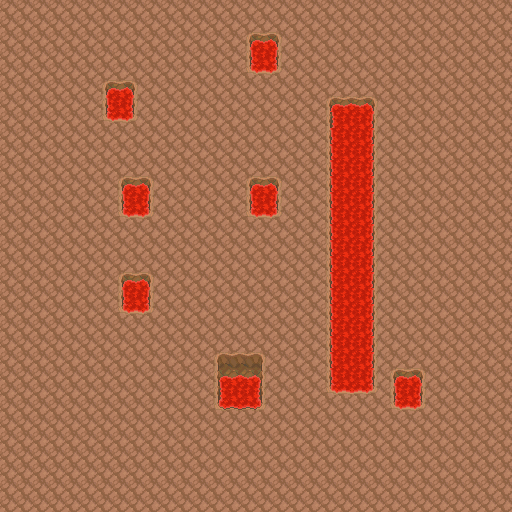

This is a level from a 2D game, rendered from its Tiled map with the project's own tilesets. A one-line summary and the complete map file follow:
An orthogonal 32x32 tile map with 16x16 px tiles, 2 tile layers (Tile Layer 1, Tile Layer 2).

<map version="1.0" orientation="orthogonal" renderorder="left-down" width="32" height="32" tilewidth="16" tileheight="16" nextobjectid="1">
 <tileset firstgid="1" name="volcano" tilewidth="16" tileheight="16" tilecount="460" columns="23">
  <image source="../tilesets/volcano.png" width="368" height="320" />
 </tileset>
 <layer name="Tile Layer 1" width="32" height="32">
  <data encoding="csv">
1,1,1,1,1,1,1,1,1,1,1,1,1,1,1,1,1,1,1,1,1,1,1,1,1,1,1,1,1,1,1,1,
1,1,1,1,1,1,1,1,1,1,1,1,1,1,1,1,1,1,1,1,1,1,1,1,1,1,1,1,1,1,1,1,
1,1,1,1,1,1,1,1,1,1,1,1,1,1,1,1,1,1,1,1,1,1,1,1,1,1,1,1,1,1,1,1,
1,1,1,1,1,1,1,1,1,1,1,1,1,1,1,1,1,1,1,1,1,1,1,1,1,1,1,1,1,1,1,1,
1,1,1,1,1,1,1,1,1,1,1,1,1,1,1,1,1,1,1,1,1,1,1,1,1,1,1,1,1,1,1,1,
1,1,1,1,1,1,1,1,1,1,1,1,1,1,1,1,1,1,1,1,1,1,1,1,1,1,1,1,1,1,1,1,
1,1,1,1,1,1,1,1,1,1,1,1,1,1,1,1,1,1,1,1,1,1,1,1,1,1,1,1,1,1,1,1,
1,1,1,1,1,1,1,1,1,1,1,1,1,1,1,1,1,1,1,1,1,1,1,1,1,1,1,1,1,1,1,1,
1,1,1,1,1,1,1,1,1,1,1,1,1,1,1,1,1,1,1,1,1,1,1,1,1,1,1,1,1,1,1,1,
1,1,1,1,1,1,1,1,1,1,1,1,1,1,1,1,1,1,1,1,1,1,1,1,1,1,1,1,1,1,1,1,
1,1,1,1,1,1,1,1,1,1,1,1,1,1,1,1,1,1,1,1,1,1,1,1,1,1,1,1,1,1,1,1,
1,1,1,1,1,1,1,1,1,1,1,1,1,1,1,1,1,1,1,1,1,1,1,1,1,1,1,1,1,1,1,1,
1,1,1,1,1,1,1,1,1,1,1,1,1,1,1,1,1,1,1,1,1,1,1,1,1,1,1,1,1,1,1,1,
1,1,1,1,1,1,1,1,1,1,1,1,1,1,1,1,1,1,1,1,1,1,1,1,1,1,1,1,1,1,1,1,
1,1,1,1,1,1,1,1,1,1,1,1,1,1,1,1,1,1,1,1,1,1,1,1,1,1,1,1,1,1,1,1,
1,1,1,1,1,1,1,1,1,1,1,1,1,1,1,1,1,1,1,1,1,1,1,1,1,1,1,1,1,1,1,1,
1,1,1,1,1,1,1,1,1,1,1,1,1,1,1,1,1,1,1,1,1,1,1,1,1,1,1,1,1,1,1,1,
1,1,1,1,1,1,1,1,1,1,1,1,1,1,1,1,1,1,1,1,1,1,1,1,1,1,1,1,1,1,1,1,
1,1,1,1,1,1,1,1,1,1,1,1,1,1,1,1,1,1,1,1,1,1,1,1,1,1,1,1,1,1,1,1,
1,1,1,1,1,1,1,1,1,1,1,1,1,1,1,1,1,1,1,1,1,1,1,1,1,1,1,1,1,1,1,1,
1,1,1,1,1,1,1,1,1,1,1,1,1,1,1,1,1,1,1,1,1,1,1,1,1,1,1,1,1,1,1,1,
1,1,1,1,1,1,1,1,1,1,1,1,1,1,1,1,1,1,1,1,1,1,1,1,1,1,1,1,1,1,1,1,
1,1,1,1,1,1,1,1,1,1,1,1,1,1,1,1,1,1,1,1,1,1,1,1,1,1,1,1,1,1,1,1,
1,1,1,1,1,1,1,1,1,1,1,1,1,1,1,1,1,1,1,1,1,1,1,1,1,1,1,1,1,1,1,1,
1,1,1,1,1,1,1,1,1,1,1,1,1,1,1,1,1,1,1,1,1,1,1,1,1,1,1,1,1,1,1,1,
1,1,1,1,1,1,1,1,1,1,1,1,1,1,1,1,1,1,1,1,1,1,1,1,1,1,1,1,1,1,1,1,
1,1,1,1,1,1,1,1,1,1,1,1,1,1,1,1,1,1,1,1,1,1,1,1,1,1,1,1,1,1,1,1,
1,1,1,1,1,1,1,1,1,1,1,1,1,1,1,1,1,1,1,1,1,1,1,1,1,1,1,1,1,1,1,1,
1,1,1,1,1,1,1,1,1,1,1,1,1,1,1,1,1,1,1,1,1,1,1,1,1,1,1,1,1,1,1,1,
1,1,1,1,1,1,1,1,1,1,1,1,1,1,1,1,1,1,1,1,1,1,1,1,1,1,1,1,1,1,1,1,
1,1,1,1,1,1,1,1,1,1,1,1,1,1,1,1,1,1,1,1,1,1,1,1,1,1,1,1,1,1,1,1,
1,1,1,1,1,1,1,1,1,1,1,1,1,1,1,1,1,1,1,1,1,1,1,1,1,1,1,1,1,1,1,1
</data>
 </layer>
 <layer name="Tile Layer 2" width="32" height="32">
  <data encoding="csv">
0,0,0,0,0,0,0,0,0,0,0,0,0,0,0,0,0,0,0,0,0,0,0,0,0,0,0,0,0,0,0,0,
0,0,0,0,0,0,0,0,0,0,0,0,0,0,0,0,0,0,0,0,0,0,0,0,0,0,0,0,0,0,0,0,
0,0,0,0,0,0,0,0,0,0,0,0,0,0,0,5,6,7,1,1,1,1,1,1,1,1,1,0,0,0,0,0,
0,0,0,0,0,0,0,0,0,0,0,0,0,0,0,28,29,30,1,1,1,1,1,1,1,1,1,1,0,0,0,0,
0,0,0,0,0,0,0,0,0,0,0,0,0,0,0,51,52,53,1,1,1,1,1,1,1,1,1,1,0,0,0,0,
0,0,0,0,0,0,5,6,7,0,0,0,0,0,0,0,0,0,1,1,1,1,1,1,1,1,1,1,0,0,0,0,
0,0,0,0,0,0,28,29,30,0,0,0,0,0,0,0,0,0,0,0,11,12,12,13,1,1,1,1,0,0,0,0,
0,0,0,0,0,0,51,52,53,0,0,0,0,0,0,0,0,0,0,0,125,126,35,36,1,1,1,1,0,0,0,0,
0,0,0,0,0,0,0,0,0,0,0,0,0,0,0,0,0,0,0,0,34,126,35,36,1,1,1,1,0,0,0,0,
0,0,0,0,0,0,0,0,0,0,0,0,0,0,0,0,0,0,0,0,34,126,35,36,0,0,0,0,0,0,0,0,
0,0,0,0,0,0,0,0,0,0,0,0,0,0,0,0,0,0,0,0,34,35,35,36,0,0,0,0,0,0,0,0,
0,0,0,0,0,0,0,5,6,7,0,0,0,0,0,5,6,7,0,0,34,35,35,36,0,0,0,0,0,0,0,0,
0,0,0,0,0,0,0,28,29,30,0,0,0,0,0,28,29,30,0,0,34,126,35,36,0,0,0,0,0,0,0,0,
0,0,0,0,0,0,0,51,52,53,0,0,0,0,0,51,52,53,0,0,34,126,35,36,0,0,0,0,0,0,0,0,
0,0,0,0,0,0,0,0,0,0,0,0,0,0,0,0,0,0,0,0,34,126,35,36,0,0,0,0,0,0,0,0,
0,0,0,0,0,0,0,0,0,0,0,0,0,0,0,0,0,0,0,0,34,126,35,36,0,0,0,0,0,0,0,0,
0,0,0,0,0,0,0,0,0,0,0,0,0,0,0,0,0,0,0,0,34,126,35,36,0,0,0,0,0,0,0,0,
0,0,0,0,0,0,0,5,6,7,0,0,0,0,0,0,0,25,25,25,34,126,35,36,0,0,0,0,0,0,0,0,
0,0,0,0,0,0,0,28,29,30,0,0,0,0,0,0,0,25,25,25,34,126,35,36,0,0,0,0,0,0,0,0,
0,0,0,0,0,0,0,51,52,53,0,0,0,0,0,0,0,25,25,25,34,126,35,36,0,0,0,0,0,0,0,0,
0,0,0,0,0,0,0,0,0,0,0,0,0,0,0,0,0,0,0,25,34,126,35,36,0,0,0,0,0,0,0,0,
0,0,0,0,0,0,0,0,0,0,0,0,0,0,0,0,0,0,0,25,34,126,35,36,0,0,0,0,0,0,0,0,
0,0,0,0,0,0,0,0,0,0,0,0,0,79,80,81,82,0,0,25,34,126,35,36,0,0,0,0,0,0,0,0,
0,0,0,0,0,0,0,0,0,0,0,0,0,102,103,104,105,0,0,0,34,126,35,36,5,6,7,0,0,0,0,0,
0,0,0,0,0,0,0,0,0,0,0,0,0,125,126,127,128,0,0,0,57,58,58,59,28,29,30,0,0,0,0,0,
0,0,0,0,0,0,0,0,0,0,0,0,0,148,149,150,151,0,0,0,0,0,0,0,51,52,53,0,0,0,0,0,
0,0,0,0,0,0,0,0,0,0,0,0,0,0,0,0,0,0,0,0,0,0,0,0,0,0,0,0,0,0,0,0,
0,0,0,0,0,0,0,0,0,0,0,0,0,0,0,0,0,0,0,0,0,0,0,0,0,0,0,0,0,0,0,0,
0,0,0,0,0,0,0,0,0,0,0,0,0,0,0,0,0,0,0,0,0,0,0,0,0,0,0,0,0,0,0,0,
0,0,0,0,0,0,0,0,0,0,0,0,0,0,0,0,0,0,0,0,0,0,0,0,0,0,0,0,0,0,0,0,
0,0,0,0,0,0,0,0,0,0,0,0,0,0,0,0,0,0,0,0,0,0,0,0,0,0,0,0,0,0,0,0,
0,0,0,0,0,0,0,0,0,0,0,0,0,0,0,0,0,0,0,0,0,0,0,0,0,0,0,0,0,0,0,0
</data>
 </layer>
</map>
